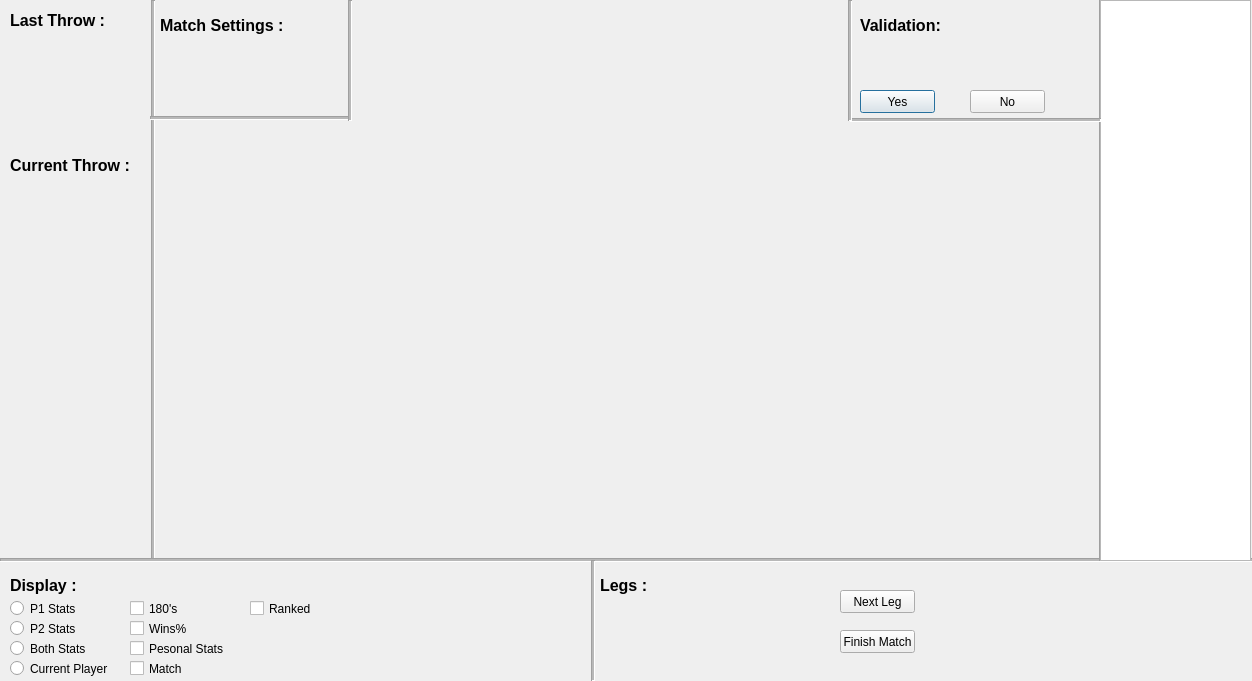
<?xml version="1.0" encoding="UTF-8"?>
<ui version="4.0">
 <class>ScorerView</class>
 <widget class="QDialog" name="ScorerView">
  <property name="geometry">
   <rect>
    <x>0</x>
    <y>0</y>
    <width>1252</width>
    <height>681</height>
   </rect>
  </property>
  <property name="windowTitle">
   <string>Dialog</string>
  </property>
  <widget class="Line" name="line">
   <property name="geometry">
    <rect>
     <x>143</x>
     <y>0</y>
     <width>20</width>
     <height>561</height>
    </rect>
   </property>
   <property name="midLineWidth">
    <number>2</number>
   </property>
   <property name="orientation">
    <enum>Qt::Vertical</enum>
   </property>
  </widget>
  <widget class="Line" name="line_2">
   <property name="geometry">
    <rect>
     <x>0</x>
     <y>550</y>
     <width>1261</width>
     <height>20</height>
    </rect>
   </property>
   <property name="midLineWidth">
    <number>2</number>
   </property>
   <property name="orientation">
    <enum>Qt::Horizontal</enum>
   </property>
  </widget>
  <widget class="Line" name="line_3">
   <property name="geometry">
    <rect>
     <x>150</x>
     <y>110</y>
     <width>201</width>
     <height>16</height>
    </rect>
   </property>
   <property name="midLineWidth">
    <number>2</number>
   </property>
   <property name="orientation">
    <enum>Qt::Horizontal</enum>
   </property>
  </widget>
  <widget class="Line" name="line_4">
   <property name="geometry">
    <rect>
     <x>340</x>
     <y>0</y>
     <width>20</width>
     <height>121</height>
    </rect>
   </property>
   <property name="midLineWidth">
    <number>2</number>
   </property>
   <property name="orientation">
    <enum>Qt::Vertical</enum>
   </property>
  </widget>
  <widget class="QLabel" name="label">
   <property name="geometry">
    <rect>
     <x>10</x>
     <y>0</y>
     <width>121</width>
     <height>41</height>
    </rect>
   </property>
   <property name="text">
    <string>&lt;html&gt;&lt;head/&gt;&lt;body&gt;&lt;p&gt;&lt;span style=&quot; font-size:12pt; font-weight:600;&quot;&gt;Last Throw :&lt;/span&gt;&lt;/p&gt;&lt;/body&gt;&lt;/html&gt;</string>
   </property>
  </widget>
  <widget class="QLabel" name="label_2">
   <property name="geometry">
    <rect>
     <x>10</x>
     <y>150</y>
     <width>141</width>
     <height>31</height>
    </rect>
   </property>
   <property name="text">
    <string>&lt;html&gt;&lt;head/&gt;&lt;body&gt;&lt;p&gt;&lt;span style=&quot; font-size:12pt; font-weight:600;&quot;&gt;Current Throw :&lt;/span&gt;&lt;/p&gt;&lt;/body&gt;&lt;/html&gt;</string>
   </property>
  </widget>
  <widget class="QLabel" name="label_3">
   <property name="geometry">
    <rect>
     <x>160</x>
     <y>10</y>
     <width>151</width>
     <height>31</height>
    </rect>
   </property>
   <property name="text">
    <string>&lt;html&gt;&lt;head/&gt;&lt;body&gt;&lt;p&gt;&lt;span style=&quot; font-size:12pt; font-weight:600;&quot;&gt;Match Settings :&lt;/span&gt;&lt;/p&gt;&lt;/body&gt;&lt;/html&gt;</string>
   </property>
  </widget>
  <widget class="Line" name="line_5">
   <property name="geometry">
    <rect>
     <x>1090</x>
     <y>0</y>
     <width>20</width>
     <height>561</height>
    </rect>
   </property>
   <property name="orientation">
    <enum>Qt::Vertical</enum>
   </property>
  </widget>
  <widget class="QTableWidget" name="tableWidget">
   <property name="geometry">
    <rect>
     <x>1100</x>
     <y>0</y>
     <width>151</width>
     <height>561</height>
    </rect>
   </property>
  </widget>
  <widget class="Line" name="line_6">
   <property name="geometry">
    <rect>
     <x>850</x>
     <y>110</y>
     <width>251</width>
     <height>20</height>
    </rect>
   </property>
   <property name="midLineWidth">
    <number>2</number>
   </property>
   <property name="orientation">
    <enum>Qt::Horizontal</enum>
   </property>
  </widget>
  <widget class="Line" name="line_7">
   <property name="geometry">
    <rect>
     <x>840</x>
     <y>0</y>
     <width>20</width>
     <height>121</height>
    </rect>
   </property>
   <property name="midLineWidth">
    <number>2</number>
   </property>
   <property name="orientation">
    <enum>Qt::Vertical</enum>
   </property>
  </widget>
  <widget class="QLabel" name="label_4">
   <property name="geometry">
    <rect>
     <x>860</x>
     <y>10</y>
     <width>101</width>
     <height>31</height>
    </rect>
   </property>
   <property name="text">
    <string>&lt;html&gt;&lt;head/&gt;&lt;body&gt;&lt;p&gt;&lt;span style=&quot; font-size:12pt; font-weight:600;&quot;&gt;Validation: &lt;/span&gt;&lt;/p&gt;&lt;/body&gt;&lt;/html&gt;</string>
   </property>
  </widget>
  <widget class="QPushButton" name="pushButton">
   <property name="geometry">
    <rect>
     <x>860</x>
     <y>90</y>
     <width>75</width>
     <height>23</height>
    </rect>
   </property>
   <property name="text">
    <string>Yes</string>
   </property>
  </widget>
  <widget class="QPushButton" name="pushButton_2">
   <property name="geometry">
    <rect>
     <x>970</x>
     <y>90</y>
     <width>75</width>
     <height>23</height>
    </rect>
   </property>
   <property name="text">
    <string>No</string>
   </property>
  </widget>
  <widget class="QLabel" name="label_5">
   <property name="geometry">
    <rect>
     <x>10</x>
     <y>570</y>
     <width>91</width>
     <height>31</height>
    </rect>
   </property>
   <property name="text">
    <string>&lt;html&gt;&lt;head/&gt;&lt;body&gt;&lt;p&gt;&lt;span style=&quot; font-size:12pt; font-weight:600;&quot;&gt;Display : &lt;/span&gt;&lt;/p&gt;&lt;/body&gt;&lt;/html&gt;</string>
   </property>
  </widget>
  <widget class="QRadioButton" name="radioButton">
   <property name="geometry">
    <rect>
     <x>10</x>
     <y>600</y>
     <width>82</width>
     <height>17</height>
    </rect>
   </property>
   <property name="text">
    <string>P1 Stats</string>
   </property>
  </widget>
  <widget class="QRadioButton" name="radioButton_2">
   <property name="geometry">
    <rect>
     <x>10</x>
     <y>620</y>
     <width>82</width>
     <height>17</height>
    </rect>
   </property>
   <property name="text">
    <string>P2 Stats</string>
   </property>
  </widget>
  <widget class="QRadioButton" name="radioButton_3">
   <property name="geometry">
    <rect>
     <x>10</x>
     <y>640</y>
     <width>82</width>
     <height>17</height>
    </rect>
   </property>
   <property name="text">
    <string>Both Stats</string>
   </property>
  </widget>
  <widget class="QRadioButton" name="radioButton_4">
   <property name="geometry">
    <rect>
     <x>10</x>
     <y>660</y>
     <width>101</width>
     <height>17</height>
    </rect>
   </property>
   <property name="text">
    <string>Current Player</string>
   </property>
  </widget>
  <widget class="QCheckBox" name="checkBox">
   <property name="geometry">
    <rect>
     <x>130</x>
     <y>600</y>
     <width>70</width>
     <height>17</height>
    </rect>
   </property>
   <property name="text">
    <string>180's</string>
   </property>
  </widget>
  <widget class="QCheckBox" name="checkBox_2">
   <property name="geometry">
    <rect>
     <x>130</x>
     <y>620</y>
     <width>61</width>
     <height>17</height>
    </rect>
   </property>
   <property name="text">
    <string>Wins%</string>
   </property>
  </widget>
  <widget class="QCheckBox" name="checkBox_3">
   <property name="geometry">
    <rect>
     <x>130</x>
     <y>640</y>
     <width>101</width>
     <height>17</height>
    </rect>
   </property>
   <property name="text">
    <string>Pesonal Stats</string>
   </property>
  </widget>
  <widget class="QCheckBox" name="checkBox_4">
   <property name="geometry">
    <rect>
     <x>130</x>
     <y>660</y>
     <width>70</width>
     <height>17</height>
    </rect>
   </property>
   <property name="text">
    <string>Match</string>
   </property>
  </widget>
  <widget class="QCheckBox" name="checkBox_5">
   <property name="geometry">
    <rect>
     <x>250</x>
     <y>600</y>
     <width>70</width>
     <height>17</height>
    </rect>
   </property>
   <property name="text">
    <string>Ranked</string>
   </property>
  </widget>
  <widget class="Line" name="line_8">
   <property name="geometry">
    <rect>
     <x>583</x>
     <y>560</y>
     <width>20</width>
     <height>121</height>
    </rect>
   </property>
   <property name="midLineWidth">
    <number>2</number>
   </property>
   <property name="orientation">
    <enum>Qt::Vertical</enum>
   </property>
  </widget>
  <widget class="QLabel" name="label_6">
   <property name="geometry">
    <rect>
     <x>600</x>
     <y>570</y>
     <width>61</width>
     <height>31</height>
    </rect>
   </property>
   <property name="text">
    <string>&lt;html&gt;&lt;head/&gt;&lt;body&gt;&lt;p&gt;&lt;span style=&quot; font-size:12pt; font-weight:600;&quot;&gt;Legs&lt;/span&gt;&lt;span style=&quot; font-size:12pt; font-weight:600;&quot;&gt; :&lt;/span&gt;&lt;/p&gt;&lt;/body&gt;&lt;/html&gt;</string>
   </property>
  </widget>
  <widget class="QPushButton" name="pushButton_3">
   <property name="geometry">
    <rect>
     <x>840</x>
     <y>590</y>
     <width>75</width>
     <height>23</height>
    </rect>
   </property>
   <property name="text">
    <string>Next Leg</string>
   </property>
  </widget>
  <widget class="QPushButton" name="pushButton_4">
   <property name="geometry">
    <rect>
     <x>840</x>
     <y>630</y>
     <width>75</width>
     <height>23</height>
    </rect>
   </property>
   <property name="text">
    <string>Finish Match</string>
   </property>
  </widget>
 </widget>
 <resources/>
 <connections/>
</ui>
